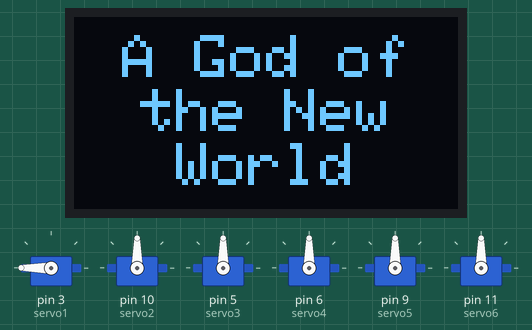
Bench run of a sketch on a simulated Arduino Uno, built with avr-gcc and run on an emulated ATmega328P. Parts: 6 × servo, 128×64 one-colour display.

Above: at 0.59 s.
At 1.05 s:
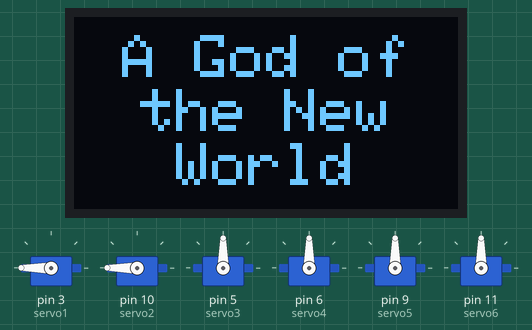
At 1.51 s:
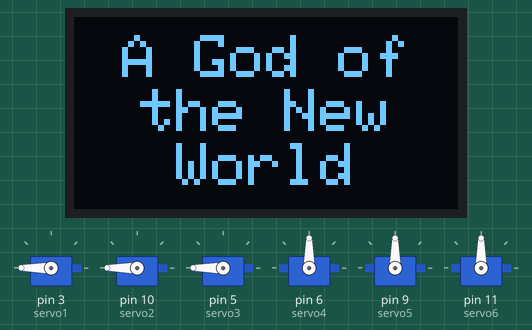
At 1.97 s:
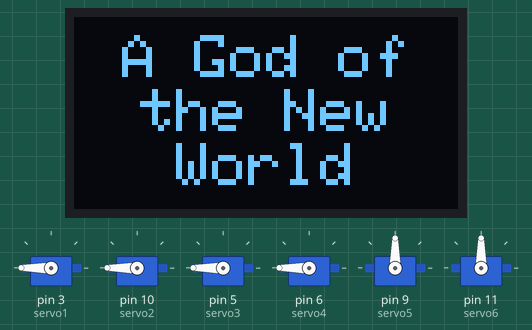
At 2.7 s:
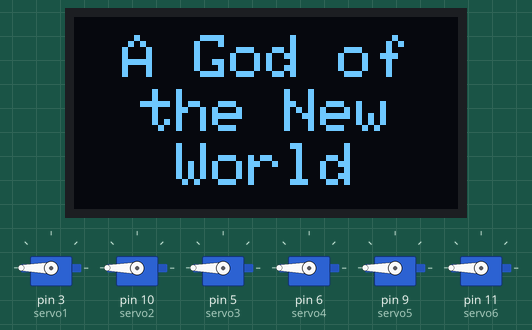
Timing chart, 0 to 4.2 s (numbered marks = the images above):
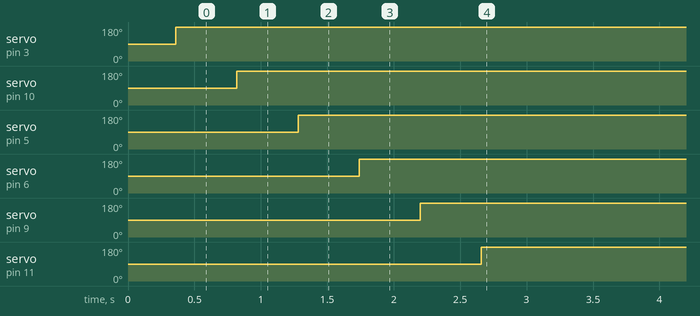

Measured:
- by itself, servo on pin 3 (servo1): 90° → 180° at 0.36 s
- by itself, servo on pin 10 (servo2): 90° → 180° at 0.82 s
- by itself, servo on pin 5 (servo3): 90° → 180° at 1.3 s
- by itself, servo on pin 6 (servo4): 90° → 180° at 1.7 s
- by itself, servo on pin 9 (servo5): 90° → 180° at 2.2 s
- by itself, servo on pin 11 (servo6): 90° → 180° at 2.7 s

The sketch:

uno.ino
```cpp
#include <SPI.h>
#include <Adafruit_GFX.h>
#include <Adafruit_SH1106.h>
#include <Servo.h>

#define SCREEN_WIDTH 128
#define SCREEN_HEIGHT 64

// === Servo Pins ===
#define servo1 3
#define servo2 10
#define servo3 5
#define servo4 6
#define servo5 9
#define servo6 11

// === Display 1 (Software SPI) ===
#define OLED_MOSI1   4
#define OLED_CLK1    7
#define OLED_DC1     12
#define OLED_CS1     13
#define OLED_RESET1  8

Adafruit_SH1106 display1(OLED_MOSI1, OLED_CLK1, OLED_DC1, OLED_RESET1, OLED_CS1);

Servo s1, s2, s3, s4, s5, s6;

void setup() {
  Serial.begin(9600);
  delay(200);

  // Attach servos
  s1.attach(servo1);
  s2.attach(servo2);
  s3.attach(servo3);
  s4.attach(servo4);
  s5.attach(servo5);
  s6.attach(servo6);

  // Initialize OLED
  display1.begin(SH1106_SWITCHCAPVCC);
  delay(100);
  showCenteredText(display1, "A God of", "the New", "World");
}

void showCenteredText(Adafruit_SH1106 &d, const char *line1, const char *line2, const char *line3) {
  d.clearDisplay();
  d.setTextSize(2);
  d.setTextColor(WHITE);

  int16_t x1, y1, x2, y2, x3, y3;
  uint16_t w1, h1, w2, h2, w3, h3;

  d.getTextBounds(line1, 0, 0, &x1, &y1, &w1, &h1);
  d.getTextBounds(line2, 0, 0, &x2, &y2, &w2, &h2);
  d.getTextBounds(line3, 0, 0, &x3, &y3, &w3, &h3);

  uint16_t totalHeight = h1 + h2 + h3 + 4;
  int16_t y_start = (SCREEN_HEIGHT - totalHeight) / 2;

  int16_t y_line1 = y_start;
  int16_t y_line2 = y_line1 + h1 + 2;
  int16_t y_line3 = y_line2 + h2 + 2;

  int16_t x_line1 = (SCREEN_WIDTH - w1) / 2;
  int16_t x_line2 = (SCREEN_WIDTH - w2) / 2;
  int16_t x_line3 = (SCREEN_WIDTH - w3) / 2;

  d.setCursor(x_line1, y_line1); d.println(line1);
  d.setCursor(x_line2, y_line2); d.println(line2);
  d.setCursor(x_line3, y_line3); d.println(line3);
  d.display();
}

void loop() {
/** if (Serial.available()) {
    String data = Serial.readStringUntil('\n');  // e.g., "S1:90" or "S3:120"
    data.trim();

    int servoNum = data.substring(1, data.indexOf(':')).toInt();
    int angle = data.substring(data.indexOf(':') + 1).toInt();

    switch (servoNum) {
      case 1: s1.write(angle); break;
      case 2: s2.write(angle); break;
      case 3: s3.write(angle); break;
      case 4: s4.write(angle); break;
      case 5: s5.write(angle); break;
      case 6: s6.write(angle); break;
    }

    Serial.print("Moved Servo ");
    Serial.print(servoNum);
    Serial.print(" to ");
    Serial.println(angle);
  }**/


   s1.write(360);
   delay(460);
     s2.write(360);
   delay(460);

      s3.write(360);
   delay(460);

     s4.write(360);
   delay(460);

     s5.write(360);
        delay(460);

    s6.write(360); }
```
